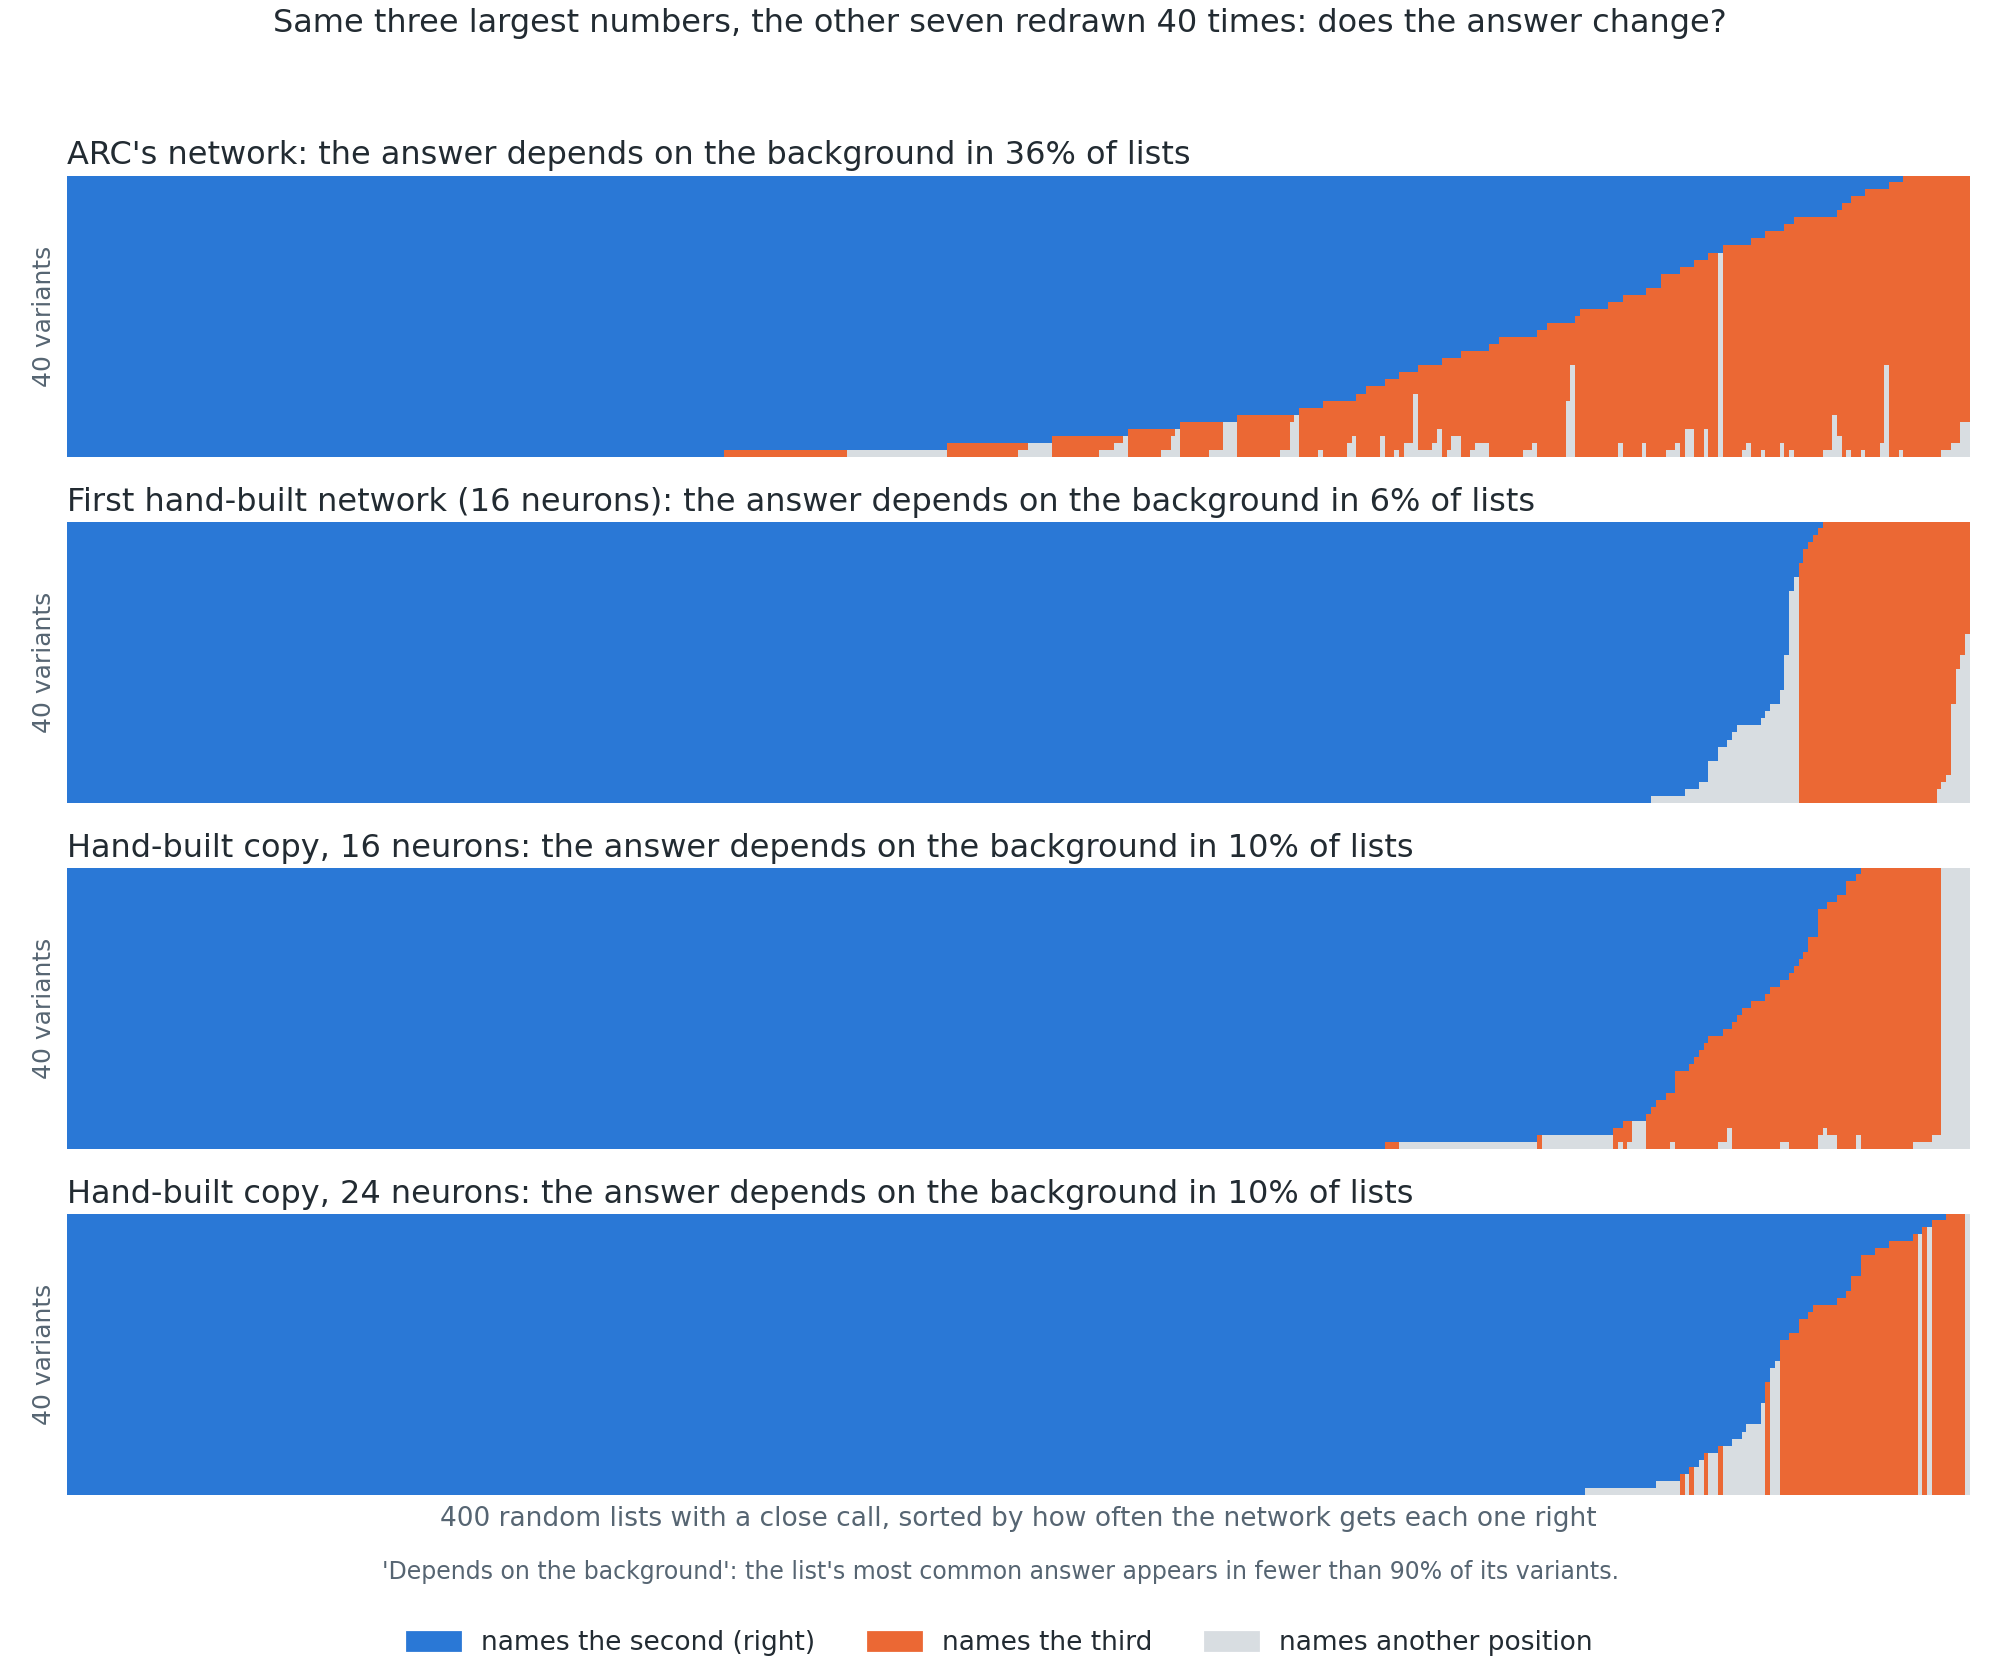

Here is the Python script that generated this plot:
"""Close-call mosaic for post v4: ARC, the first hand-built network, and the best 16- and 24-neuron copies from the faithful-twin loop.
Same 400 lists and 40 variants as fig_mosaic_dense.py (seed 11)."""

import numpy as np, torch as th, matplotlib
matplotlib.use("Agg"); import matplotlib.pyplot as plt
from matplotlib.colors import ListedColormap
from matplotlib.patches import Patch
from algzoo.core import example, forward
from algzoo.handbuilt_v23 import build_v23
NETS = {"ARC's network": [np.asarray(p, float) for p in example()],
        "First hand-built network (16 neurons)": [np.asarray(p, float) for p in build_v23(U_mem=1.0, share=0.25, rho=0.99, level_exact=False).params]}
import importlib.util
def _load(name):
    sp = importlib.util.spec_from_file_location(name, "/data/output/research/algzoo/20261017_handbuilt/faithful_twin/candidates/" + name + ".py")
    m = importlib.util.module_from_spec(sp); sp.loader.exec_module(m); return m
NETS["Hand-built copy, 16 neurons"] = [np.asarray(p, float) for p in _load("r6a_gap").weights()]
NETS["Hand-built copy, 24 neurons"] = [np.asarray(p, float) for p in _load("w8b_gapread").weights()]
rng = np.random.default_rng(11); N, R = 400, 40; L = []
while len(L) < N:
    x = rng.standard_normal(10); v = np.sort(x)[::-1]
    if v[1] > 0 and v[1] - v[2] < 0.05 * v[1]: L.append(x)
X, rk = [], []
for x in L:
    o = np.argsort(-x); third = x[o[2]]
    for _ in range(R):
        y = x.copy(); z = rng.standard_normal(7)
        while (bad := z >= third).any(): z[bad] = rng.standard_normal(bad.sum())
        y[o[3:]] = z; X.append(y); rk.append((o[1], o[2]))
X = th.tensor(np.array(X)); rk = np.array(rk)
G = {}
for n, P in NETS.items():
    a = forward(P, X).argmax(-1).numpy()
    G[n] = np.where(a == rk[:, 0], 0, np.where(a == rk[:, 1], 1, 2)).reshape(N, R)
    mode = np.array([np.bincount(r, minlength=3).argmax() for r in G[n]])
    print(f"{n}: pixels differing from their list's usual answer {100*(G[n] != mode[:, None]).mean():.1f}%; right {100*(G[n]==0).mean():.1f}%")

INK, MUTED = "#222b32", "#566572"
from matplotlib.colors import ListedColormap
cmap = ListedColormap(["#2a78d6", "#eb6834", "#d8dde1"])
fig, axs = plt.subplots(4, 1, figsize=(10, 8.4), facecolor="white")
for ax, (n, g) in zip(axs, G.items()):
    cnt = np.stack([(g == k).sum(1) for k in range(3)], 1)
    o = np.lexsort((-cnt[:, 1], -cnt[:, 0]))
    cols = np.sort(g[o], axis=1)
    mixed = (cnt.max(1) < 0.9 * R).mean()
    ax.imshow(cols.T, cmap=cmap, vmin=-0.5, vmax=2.5, aspect="auto", interpolation="nearest")
    ax.set_title(f"{n}: the answer depends on the background in {100*mixed:.0f}% of lists", fontsize=11.5, color=INK, loc="left", pad=4)
    ax.set_xticks([]); ax.set_yticks([])
    for sp in ax.spines.values(): sp.set_visible(False)
    ax.set_ylabel("40 variants", fontsize=9, color=MUTED)
    print(n, f"mixed {100*mixed:.1f}%  always right {100*(cnt[:,0]==R).mean():.1f}%  always third {100*(cnt[:,1]==R).mean():.1f}%  right overall {100*(g==0).mean():.1f}%")
axs[-1].set_xlabel("400 random lists with a close call, sorted by how often the network gets each one right", fontsize=9.5, color=MUTED)
fig.legend(handles=[Patch(color="#2a78d6", label="names the second (right)"), Patch(color="#eb6834", label="names the third"),
                    Patch(color="#d8dde1", label="names another position")], loc="lower center", ncol=3, frameon=False, fontsize=9.5, labelcolor=INK)
fig.suptitle("Same three largest numbers, the other seven redrawn 40 times: does the answer change?", fontsize=11.5, color=INK, y=0.995)
fig.text(0.5, 0.06, "'Depends on the background': the list's most common answer appears in fewer than 90% of its variants.", ha="center", fontsize=8.5, color=MUTED)
fig.tight_layout(rect=(0, 0.07, 1, 0.97)); fig.savefig("fig_mosaic_v4.png", dpi=200, facecolor="white")
print("saved")
